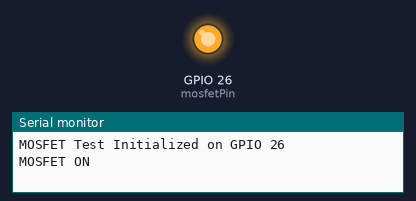
A sketch run on a simulated ESP32. On the bench: output pins drawn as LEDs (lit = HIGH), the last lines printed to the serial monitor.

Above: at 1.0 s.
At 3.0 s:
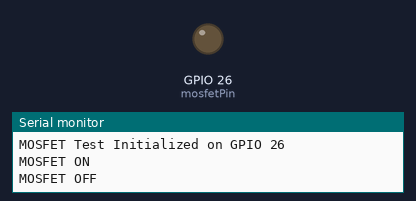
Timing chart, 0 to 5.2 s (numbered marks = the images above):
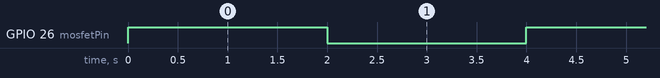

The sketch:

test_mosfet.ino
```cpp
// Define the GPIO pin
const int mosfetPin = 26;

void setup() {
  // Initialize the serial monitor for debugging
  Serial.begin(115200);

  // Configure the MOSFET pin as an output
  pinMode(mosfetPin, OUTPUT);

  Serial.println("MOSFET Test Initialized on GPIO 26");
}

void loop() {
  Serial.println("MOSFET ON");
  digitalWrite(mosfetPin, HIGH); // Turn LED on
  delay(2000);                   // Wait 2 seconds

  Serial.println("MOSFET OFF");
  digitalWrite(mosfetPin, LOW);  // Turn LED off
  delay(2000);                   // Wait 2 seconds
}
```

Measured:
- by itself, GPIO 26 (mosfetPin): alternates HIGH for 2.0 s and LOW for 2.0 s
